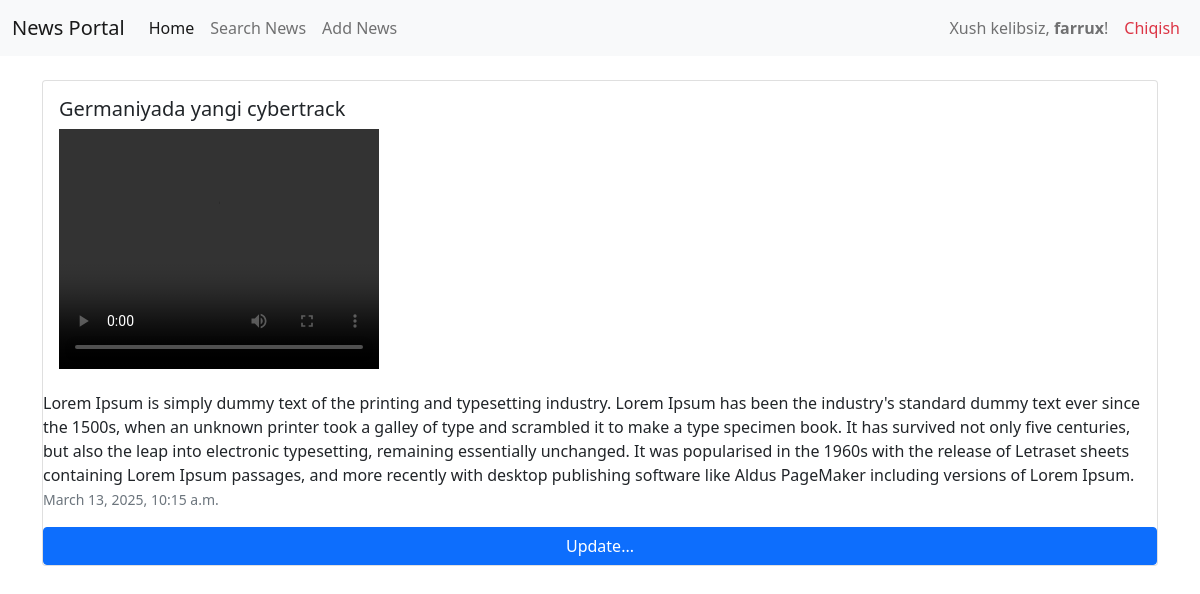
The app's page /new_about/4/ (signed in) with its own data.
### configapp/models.py (models this page shows, shortened)
class News(models.Model):
    title = models.CharField(max_length=150, verbose_name='news')
    context = models.TextField(blank=True)
    created_ed = models.DateTimeField(auto_now_add=True)
    updated_ed = models.DateTimeField(auto_now=True)
    category = models.ForeignKey(Categories, on_delete=models.CASCADE, related_name="news_get")
    photo = models.FileField(upload_to='media/%Y/%m/%d/')
    is_bool = models.BooleanField(default=True)
    views = models.IntegerField(default=0)
    class Meta:
        verbose_name = "NEW"
        verbose_name_plural = "NEWS"
        ordering = ['-created_ed']

### configapp/views.py (the view)
# urls.py: path('new_about/<int:new_id>/', new_about, name='new_about'),
@login_required(login_url='login')
def new_about(request, new_id):
    newx = get_object_or_404(News, id=new_id)
    cate = Categories.objects.all()
    return render(request, 'about.html', {'new': newx, 'categories': cate})

### configapp/templates/about.html (shortened to what this page needs)
{% extends 'base.html' %}
  {% block body %}
  <div class="card">
    <div class="card-body">
      <h5 class="card-title">{{new.title}}</h5>
      {% if new.photo %}
      <video width="320" height="240" controls>
       <source src="{{new.photo.url}}" type="video/mp4">
      </video>
      {% endif %}
    </div>
    <p class="card-text">
      {{new.context}}<small class="text-muted"><br />{{new.created_ed}}</small>
    </p>
    <a href="{% url 'update_new' new.pk %}" class="btn btn-primary"
      >Update...</a>
  </div>
  {% endblock %}

### configapp/templates/base.html (shortened to what this page needs)
<!DOCTYPE html>
<html lang="uz">
  <head>
    <link
      href="https://cdn.jsdelivr.net/npm/bootstrap@5.0.2/dist/css/bootstrap.min.css"
      rel="stylesheet"
    />
  </head>
  <body>
    <nav class="navbar navbar-expand-lg navbar-light bg-light">
      <div class="container-fluid">
        <a class="navbar-brand" href="{% url 'index' %}">News Portal</a>
        <div class="collapse navbar-collapse" id="navbarNav">
          <ul class="navbar-nav me-auto">
            <li class="nav-item">
              <a class="nav-link active" href="{% url 'index' %}">Home</a>
            </li>
            <li class="nav-item">
              <a class="nav-link" href="{% url 'search_news' %}">Search News</a>
            </li>
            <li class="nav-item">
              <a class="nav-link" href="{% url 'news_add' %}">Add News</a>
            </li>
          </ul>
          <ul class="navbar-nav">
            {% if user.is_authenticated %}
              <li class="nav-item">
                <span class="nav-link">Xush kelibsiz, <strong>{{ user.username }}</strong>!</span>
              </li>
              <li class="nav-item">
                <a class="nav-link text-danger" href="{% url 'logout' %}">Chiqish</a>
              </li>
            {% else %}
              <li class="nav-item">
                <a class="nav-link text-primary" href="{% url 'login' %}">Kirish</a>
              </li>
            {% endif %}
          </ul>
        </div>
      </div>
    </nav>
    <div class="container mt-4">
      {% block body %}
      {% endblock %}
    </div>
  </body>
</html>

### configapp/templates/base.html (style rules this page uses)
a { text-decoration: none; }

### records on screen
News: title "Germaniyada yangi cybertrack", context "Lorem Ipsum is simply dummy text of the printing and typesetting industry. Lorem Ipsum has been the industry's standard dummy text ever since the 1500s, when an unknown printer took a galley of type and scrambled it to make a type specimen book. It has survived not only five centuries, but also the leap into electronic typesetting, remaining essentially unchanged. It was popularised in the 1960s with the release of Letraset sheets containing Lorem Ipsum passages, and more recently with desktop publishing software like Aldus PageMaker including versions of Lorem Ipsum.", created_ed "March 13, 2025, 10:15 a.m."

### other values on screen
{{ user.username }} "farrux"
